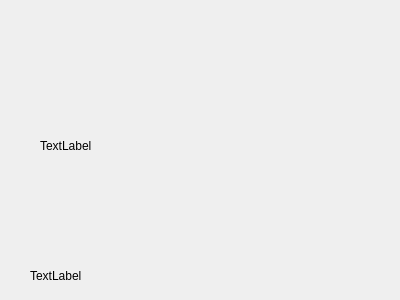
<?xml version="1.0" encoding="UTF-8"?>
<ui version="4.0">
 <class>Map</class>
 <widget class="QWidget" name="Map">
  <property name="geometry">
   <rect>
    <x>0</x>
    <y>0</y>
    <width>400</width>
    <height>300</height>
   </rect>
  </property>
  <property name="windowTitle">
   <string>map</string>
  </property>
  <widget class="QLabel" name="map">
   <property name="geometry">
    <rect>
     <x>40</x>
     <y>40</y>
     <width>321</width>
     <height>211</height>
    </rect>
   </property>
   <property name="text">
    <string>TextLabel</string>
   </property>
  </widget>
  <widget class="QLabel" name="mapInfo">
   <property name="geometry">
    <rect>
     <x>30</x>
     <y>260</y>
     <width>321</width>
     <height>31</height>
    </rect>
   </property>
   <property name="text">
    <string>TextLabel</string>
   </property>
  </widget>
 </widget>
 <resources/>
 <connections/>
</ui>
